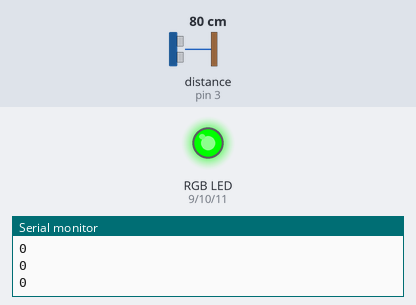
Bench run of a sketch on a simulated Arduino Uno, built with avr-gcc and run on an emulated ATmega328P. Shown: an RGB LED mixed from three pins (HIGH = lit), the last lines printed to the serial monitor. Wiring (inferred from the names in the program): ultrasonic range finder: trigger pin 5; echo pin 3. The inputs (shaded band) are chosen by the test bench; at power-on: distance to the obstacle (sensor on pin 3) 80 cm. The echo pulse lasts 58.3 µs per cm; pins used as bus, display or sensor lines are not drawn.

Above: at 1.2 s.
1.3 s: distance to the obstacle (sensor on pin 3) set to 64 cm
2.8 s: distance to the obstacle (sensor on pin 3) set to 60 cm
At 3.9 s:
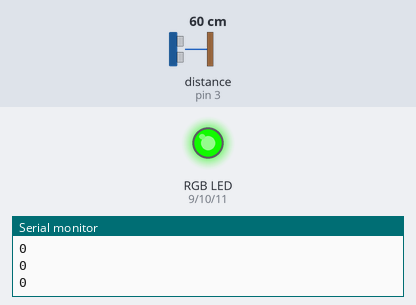
4.3 s: distance to the obstacle (sensor on pin 3) set to 2 cm
At 4.8 s:
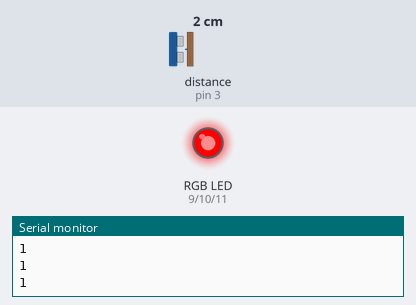
5.8 s: distance to the obstacle (sensor on pin 3) set to 43 cm
7.3 s: distance to the obstacle (sensor on pin 3) set to 47 cm
At 8.1 s:
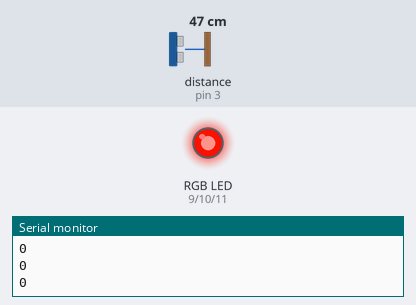
8.8 s: distance to the obstacle (sensor on pin 3) set to 4 cm
At 9.6 s:
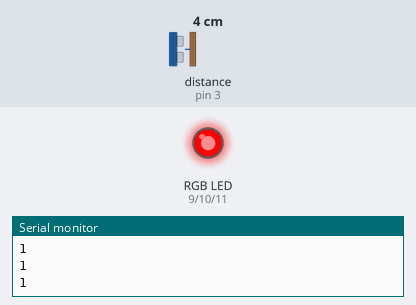
Timing chart, 0 to 11.3 s (numbered marks = the images above; inputs shaded):
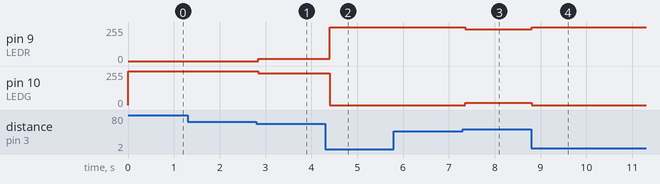

Measured:
- after the input at 2.8 s, pin 9 (LEDR): 0/255 → 17/255 at once; pin 10 (LEDG): 255/255 → 238/255 at once
- after the input at 4.3 s, pin 9 (LEDR): 17/255 → 255/255 after 0.10 s; pin 10 (LEDG): 238/255 → 0/255 after 0.10 s
- after the input at 7.3 s, pin 9 (LEDR): 255/255 → 238/255 after 0.06 s; pin 10 (LEDG): 0/255 → 17/255 after 0.06 s
- after the input at 8.8 s, pin 9 (LEDR): 238/255 → 255/255 at once; pin 10 (LEDG): 17/255 → 0/255 at once

The sketch:

sketch_apr18a.ino
```cpp
int trigPin = 5;
int echoPin = 3;
int LEDR = 9;
int LEDG = 10;
int LEDB = 11;

long time;
float distance;

char serData;

void setup()
{
  pinMode(trigPin, OUTPUT);
  pinMode(echoPin, INPUT);
  pinMode(LEDR, OUTPUT);
  pinMode(LEDG, OUTPUT);
  pinMode(LEDB, OUTPUT);
  Serial.begin(9600);
}

void loop()
{
  if(Serial.available()>0){
   serData = Serial.read();
  }
  // Envoi de l'impulsion ultrason
  digitalWrite(trigPin, LOW);
  delayMicroseconds(2);

  digitalWrite(trigPin, HIGH);
  delayMicroseconds(10);
  digitalWrite(trigPin, LOW);

  // Lecture du temps de retour
  time = pulseIn(echoPin, HIGH);

  // Calcul de la distance en cm
  distance = time * 0.0343 / 2;

  // Limiter la distance max pour l'effet de couleur
  if (distance > 60) {
    distance = 60;
  }
  if (distance < 0) {
    distance = 0;
  }
  int redValue = map(distance, 45, 60, 255,0 );
  int greenValue = map(distance, 45, 60, 0, 255);
   if (distance < 45) {
    analogWrite(LEDR, 255);
    analogWrite(LEDG, 0);
    analogWrite(LEDB, 0);
    Serial.println('1');
   } else {
   // Plus on est proche de 0, plus c'est vert
    analogWrite(LEDR, redValue);
    analogWrite(LEDG, greenValue);
    analogWrite(LEDB, 0);
    Serial.println('0');

   }


  delay(100);
}
```
